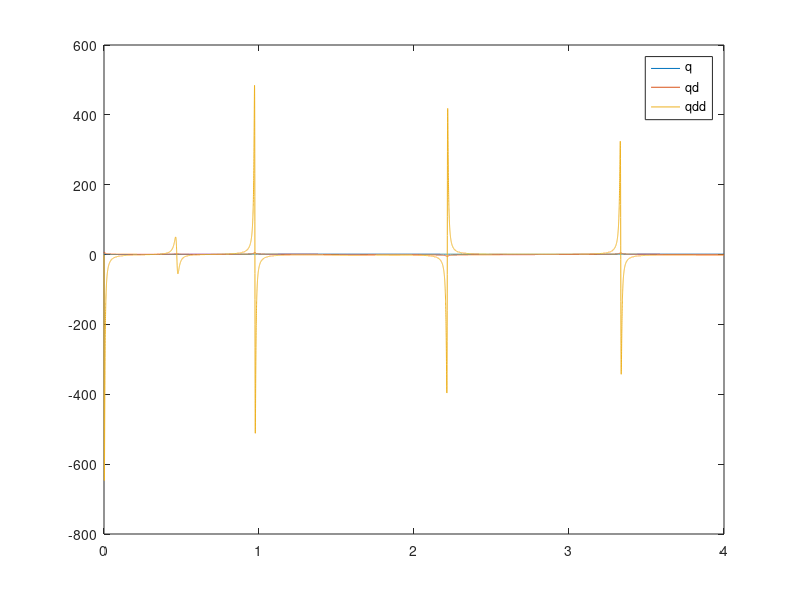
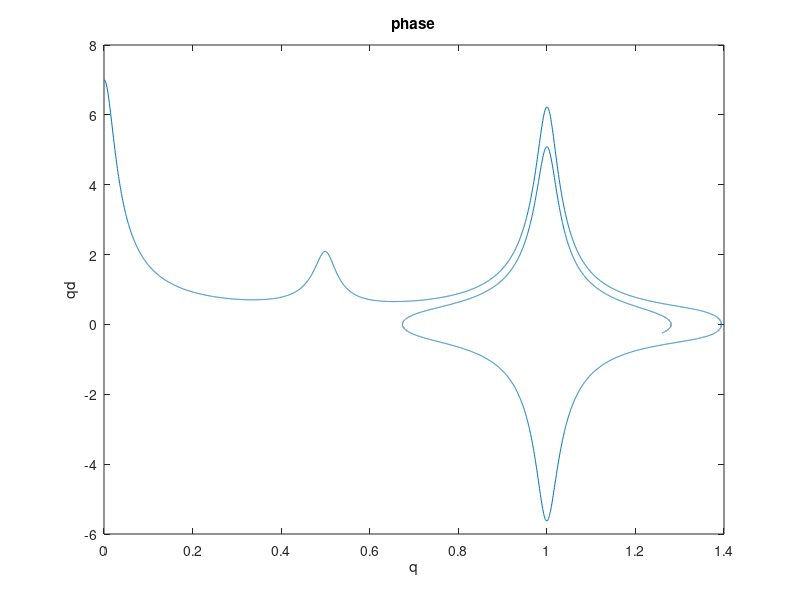
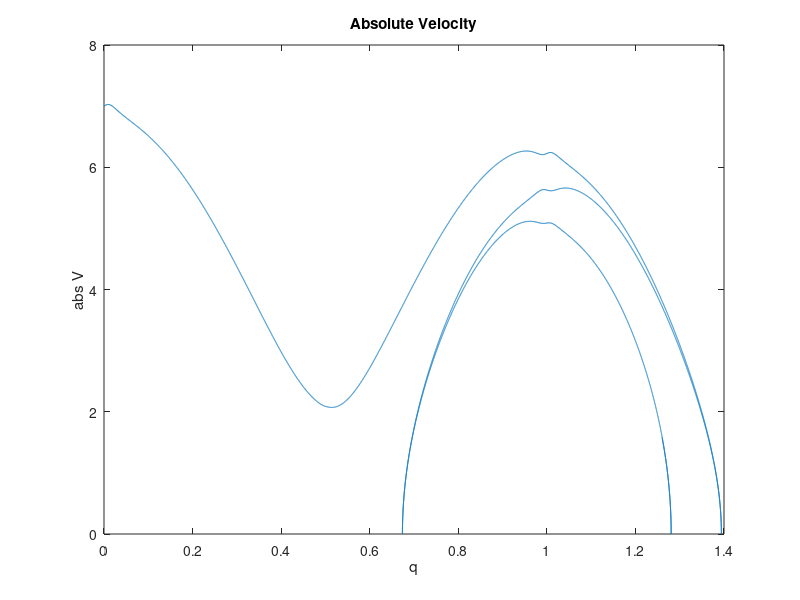

Here is the MATLAB script that generated these plots, in order:
%% Week 6: LAB 3 4
% Name: Avvienash A/L Jaganathan
% ID: 32281013
% Date: 8/4/2022
clear all; close all; clc;

% constants

A =1;
lamda = 1;
m = 1;
g = 9.81;
Ri = 3;
dt = 2e-4;
k = 2*pi/lamda;

n =20000;
% initialise
t = 0:dt:dt*(n-1);
q = zeros(3,n);
q(2,1) = 7;


for a = 2:n
    % use eq motion to find ac
    term1 = m*(1+(A^2)*(k^2)*(sin(k*q(1,a-1)))^2);
    term2 = m*q(2,a-1)^2 * A^2 * k^3 * sin(k*q(1,a-1))* cos(k*q(1,a-1));
    term3 = m*g*A*k*sin(k*q(1,a-1));
    term4 = Ri*q(2,a-1);
    q(3,a)= -(term2+term3+term4)/term1;
    
    % use a to calc rest
    q(2,a) = q(2,a-1) + q(3,a)*dt;
    q(1,a) = q(1,a-1)+q(2,a-1)*dt + q(3,a)*(dt^2)*0.5;
end

plot(t,q(1,:),t,q(2,:),t,q(3,:));
legend("q","qd","qdd");

figure(2)
plot(q(1,:),q(2,:));
xlabel("q")
ylabel("qd")
title("phase")

x = q(1,:);
vx = q(2,:);
vy = A.*k.*vx.*sin(k.*x);

figure(3)
plot(x,sqrt(vx.^2 + vy.^2));
xlabel("q")
ylabel("abs V")
title("Absolute Velocity")